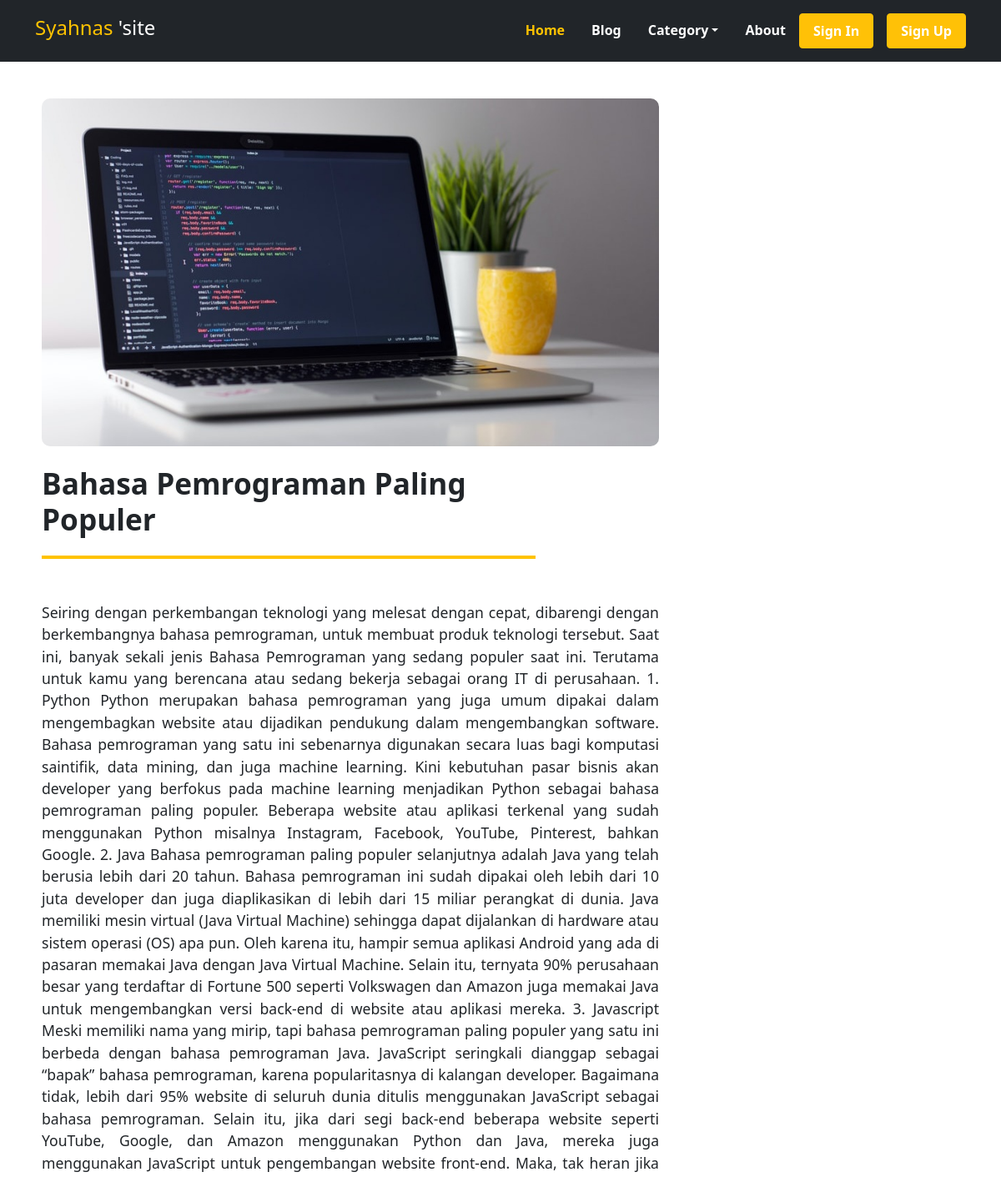
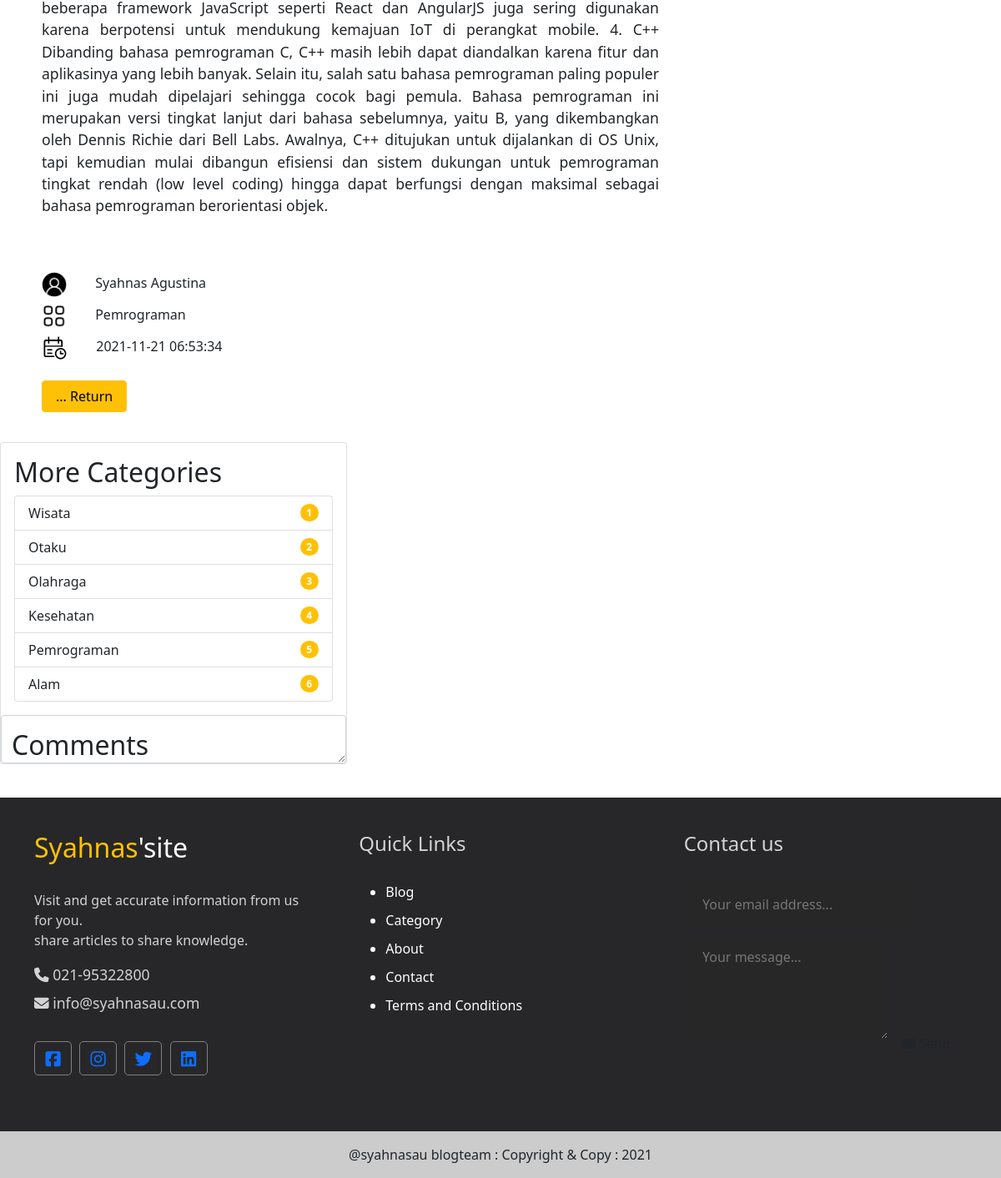
The app's page /post.php?id=4 with its own data (2 pictures, top to bottom).
### tables this page shows
CREATE TABLE `articles` (
  `id` int(11) NOT NULL,
  `title` varchar(50) NOT NULL,
  `content` text NOT NULL,
  `thumbnail` varchar(100) NOT NULL,
  `categories_id` int(30) NOT NULL,
  `user_id` int(30) NOT NULL,
  `created_at` datetime NOT NULL
);

CREATE TABLE `users` (
  `id` int(11) NOT NULL,
  `name` varchar(30) NOT NULL,
  `username` varchar(20) NOT NULL,
  `password` varchar(30) NOT NULL,
  `email` varchar(30) NOT NULL
);

CREATE TABLE `categories` (
  `id` int(11) NOT NULL,
  `name` varchar(50) NOT NULL
);

### myphp/function.php (called while the page is built, shortened)
<?php
include("myphp/connect.php");
function getUserById($user_id, $conn){
  $sql = "SELECT * FROM users WHERE id=$user_id";
  $result = $conn->query($sql);
  if ($result->num_rows > 0){
    while($row = $result->fetch_assoc()){
      return $row["name"];
    }
  }
}
$categories = mysqli_query ($conn, "SELECT * FROM categories");
function getCategoryById ($categories_id, $conn){
  $sql = "SELECT * FROM categories WHERE id=$categories_id";
  $result = $conn->query($sql);
  if ($result->num_rows > 0) {
    while($row = $result->fetch_assoc()) {
      return $row["name"];
    }
  }
}
function getArticleById ($article_id, $conn){
  $sql = "SELECT * FROM articles WHERE id=$article_id";
  $result = $conn->query($sql);
  if ($result->num_rows > 0) {
    while($row = $result->fetch_assoc()) {
      return $row;
    }
  }
}
?>

### post.php (the view, shortened to what this page needs)
<?php
include("myphp/function.php");
$article_id = $_GET["id"];
$result = getArticleById($article_id, $conn);
?>
<!DOCTYPE html>
<html lang="en">
<head>
    <link href="https://cdn.jsdelivr.net/npm/bootstrap@5.1.3/dist/css/bootstrap.min.css" rel="stylesheet"
>
    <link rel="stylesheet" href="./assets//font-awesome/all.min.css">
    <link rel="stylesheet" href="tools/style.css" />
</head>
<body>
<?php include("myphp/inc/navbar.php");?>
<div class="page-wrapper">
<div class="content clearfix py-4">
    <div class="main-content-wrapper">
        <div class="main-content single">
            <img src="<?= $result["thumbnail"] ?>" class="main-thumbnail img-fluid center" alt="thumbnail">
            <div class="main-hr2 col-md-8 ">
              <h1><?= $result["title"]?> </h1>
            </div>
            <br>
            <div class="post-content main-postingan py-4">
                <p style="text-align: justify;">
                    <?= $result["content"]?>
                </p>
            </div>
            <div class="align-text-right">
              <br>
              <h6 class="card-name">
                <img src="image/logouser.png" style="height : 30px; margin-right :30px;">
                <?= getUserById($result["user_id"], $conn) ?>
              </h6>
              <h6 class="logodate">
                <img src="image/logocategory.png" style="height : 30px; margin-right :30px;">
                <?= getCategoryById($result["categories_id"], $conn) ?>
              </h6>
              <h6 class="logodate">
                  <img src="image/logodate1.png" style="height : 30px; margin-right :30px;">
                  <?= $result["created_at"]?>
              </h6>
              <div class=" py-3">
                  <a name="" href="index.php" class="btn btn-warning px-3">... Return</a>
              </div>
            </div>
        </div>
    </div>
    <div class="card my-3" style="width: 26rem;">
        <div class="card-body">
          <h2 class="card-title">More Categories</h2>
           <ul class="list-group">
           <?php while( $row = mysqli_fetch_assoc($categories)): ?>
              <li class="list-group-item d-flex justify-content-between align-items-center">
                <?= $row["name"]?>
                <span class="badge bg-warning rounded-pill"><?= $row["id"]?></span>
              </li>
              <?php endwhile; ?>
            </ul>
        </div>
        <div class="form-floating">
            <textarea class="form-control" placeholder="Leave a comment here" id="floatingTextarea"></textarea>
            <label for="floatingTextarea"><h2>Comments</h2></label>
        </div>
</div>
</div>
<?php include("myphp/inc/footer.php");?>
</body>
</html>

### tools/style.css (style rules this page uses)
.main-hr2 { border-bottom: 4px solid #ffc300; width: 80%; }
.main-thumbnail { border-radius: 10px; }
.content .main-content { width: 70%; float: left; }
.content .main-content.single { background: white; padding: 20px 50px; font-size: 1.1em; border-radius: 5px; }
.content h1 { display: block; font-size: 2em; margin-block-start: 0.67em; margin-block-end: 0.67em; margin-inline-start: 0px; margin-inline-end: 0px; font-weight: bold; }

### records on screen
articles: thumbnail (picture), title "Bahasa Pemrograman Paling Populer", content "Seiring dengan perkembangan teknologi yang melesat dengan cepat, dibarengi dengan berkembangnya bahasa pemrograman, untuk membuat produk teknologi tersebut. Saat ini, banyak sekali jenis Bahasa Pemrograman yang sedang populer saat ini. Terutama untuk kamu yang berencana atau sedang bekerja sebagai orang IT di perusahaan. 1. Python Python merupakan bahasa pemrograman yang juga umum dipakai dalam mengembagkan website atau dijadikan pendukung dalam mengembangkan software. Bahasa pemrograman yang satu ini sebenarnya digunakan secara luas bagi komputasi saintifik, data mining, dan juga machine learning. Kini kebutuhan pasar bisnis akan developer yang berfokus pada machine learning menjadikan…", user.name "Syahnas Agustina", categories.name "Pemrograman", created_at "2021-11-21 06:53:34"
categories: name "Wisata", id "1"
categories: name "Otaku", id "2"
categories: name "Olahraga", id "3"
categories: name "Kesehatan", id "4"
categories: name "Pemrograman", id "5"
categories: name "Alam", id "6"
